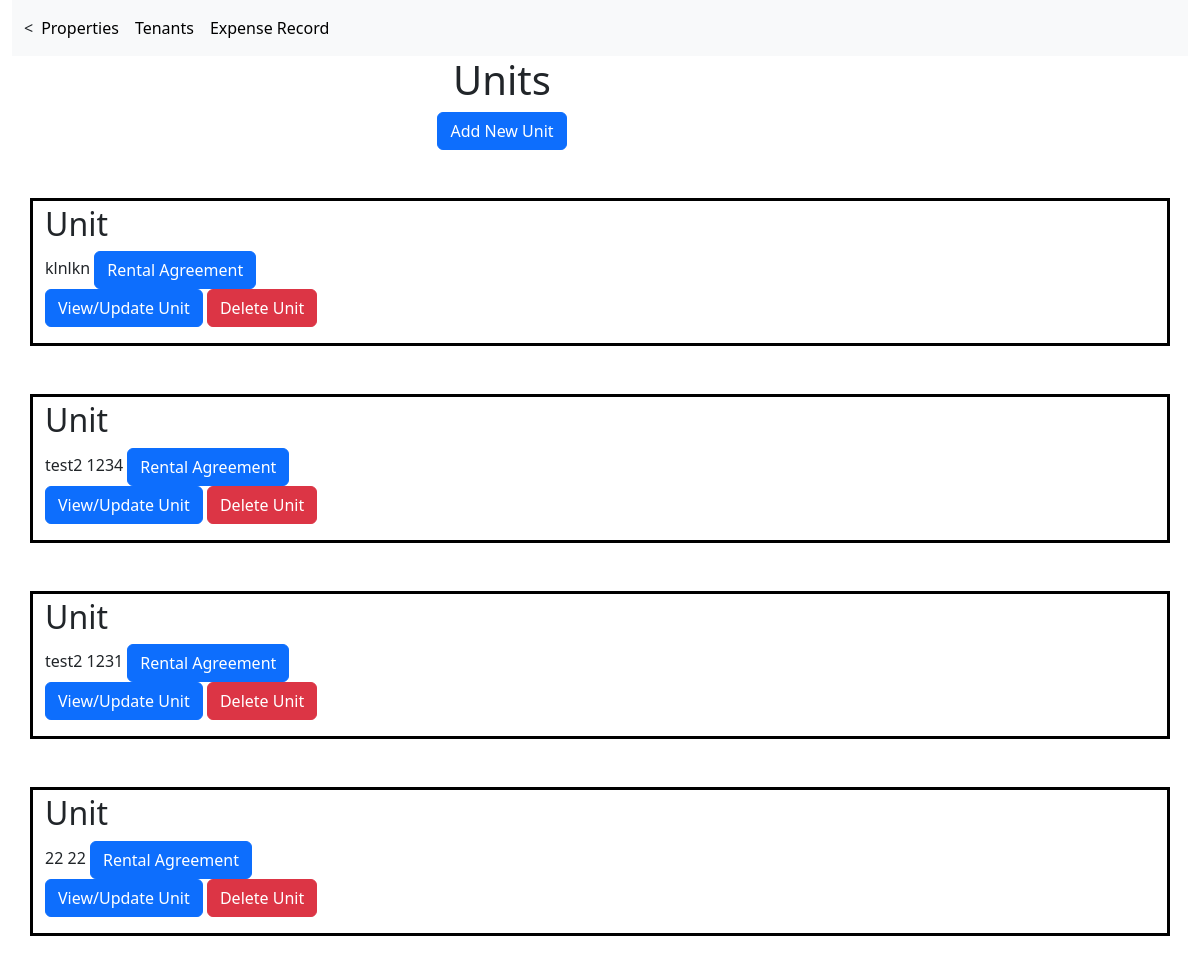
The app's page /properties/2/units/, older data.
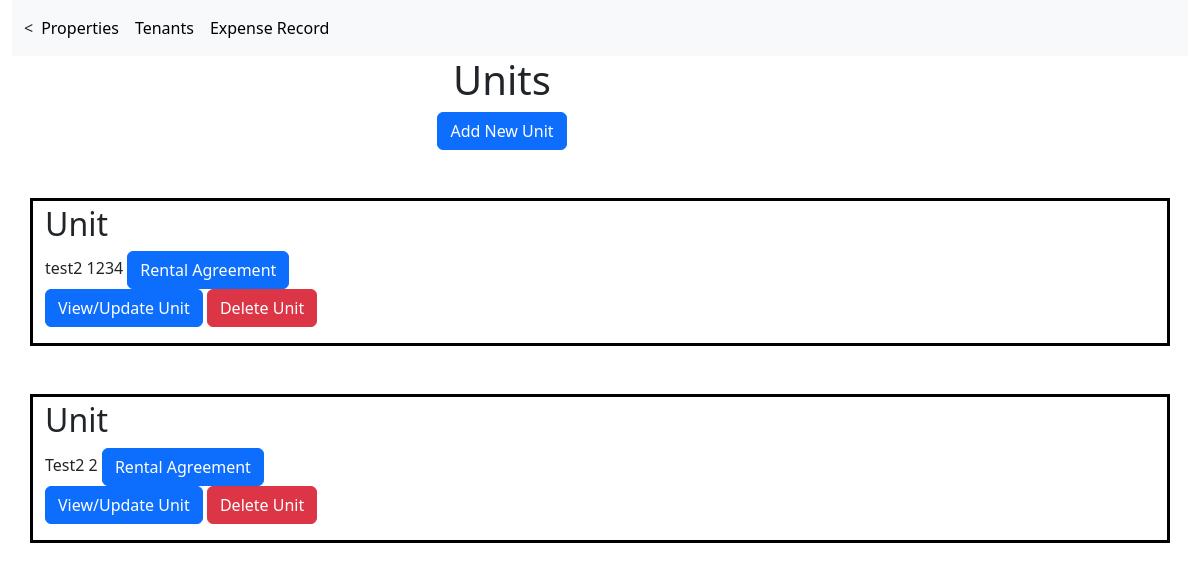
The same page, newer data.
### real_estate/models.py (models this page shows)
class Unit(models.Model):
    unit_id = models.BigAutoField(primary_key=True)
    property = models.ForeignKey(Property, on_delete=models.CASCADE)
    name = models.TextField()
    unit_number = models.TextField()
    sqr_ft = models.TextField(blank=True, null=True)
    price_per_sqqr_ft = models.TextField(blank=True, null=True)
    notes = models.TextField(null=True)
    class Meta:
        managed = True
        db_table = 'unit'

### real_estate/views.py (the view)
# urls.py: path('properties/<int:pk>/units/', views.units, name = 'units_list'),
def units(request, pk):
    units = Unit.objects.all().filter(property_id =pk)
    return render(request, 'unit_list.html', {'units':units, 'pk':pk})

### real_estate/templates/unit_list.html
{% extends 'nav_bar.html' %}
{% block content%}
<div class="container-fluid">
<center><h1>Units</h1></center>
           <div class="buttons">
             <div class = "page-add-button">
              <center>
               <p><a href = "{% url 'unit_form' pk %}" class = "btn btn-primary" >Add New Unit  </a> </p>
              </center>
            </div>
           </div>
       </div>
       </div>
{% if units %}
{% for unit in units %}
    <div class="container pt-1 my-5" style="border: 3px solid black;">
    <h2>Unit</h2>
    <a>{{unit.name}}</a>
    <a>{{unit.unit_number}}</a>
    <a class="btn btn-primary" href = "{% url 'rental_agreement_list' unit.unit_id %}">Rental Agreement</a>
    <p><a class="btn btn-primary" href = "{% url 'update_unit' unit.unit_id %}">View/Update Unit</a>
        <a class="btn btn-danger" href = "{% url 'delete_unit' unit.unit_id %}">Delete Unit</a></p>
    </div>
    {% endfor%}
    {% else %}
<p> There are no Units </p>
{% endif %}
{% endblock %}

Row changes from the older to the newer data that the page shows:
removed Unit: name "klnlkn"
removed Unit: name "test2", unit_number "1231"
removed Unit: name "22", unit_number "22"
added Unit: name "Test2", unit_number "2"
